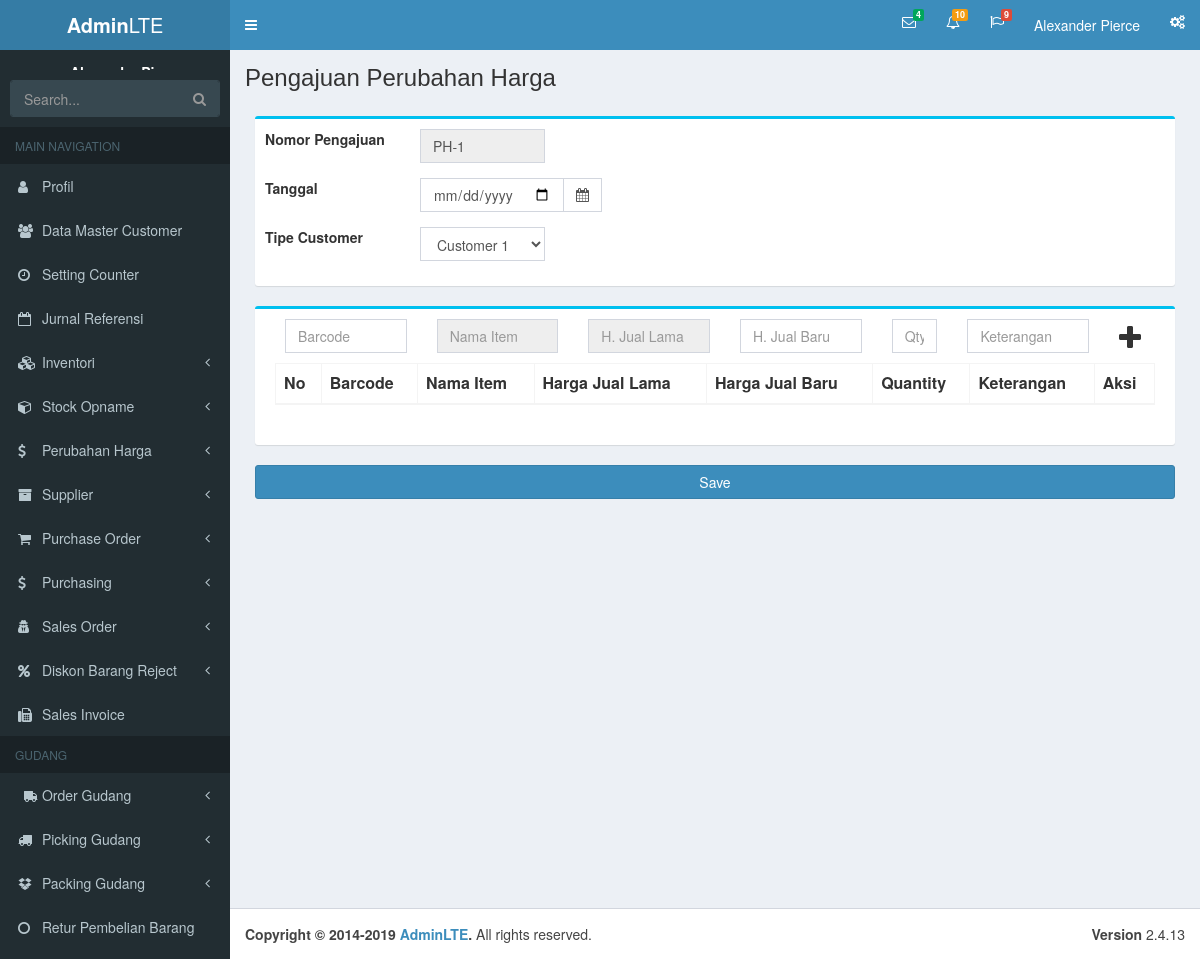
Before: /pengajuan_perubahan_harga/index.php with the older database file.
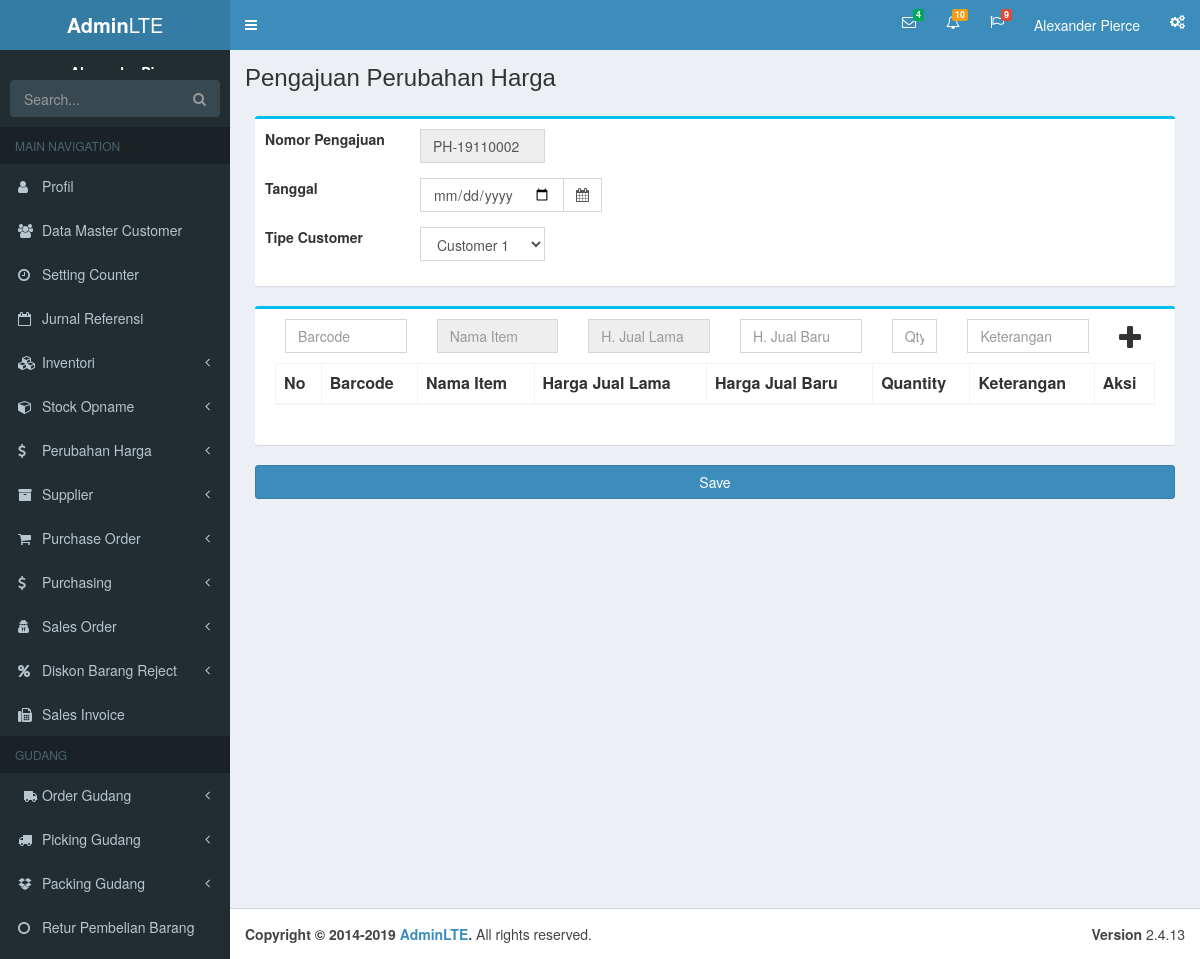
After: the same page with the newer database file.
### tables this page shows
CREATE TABLE `counter` (
  `tabel` varchar(255) NOT NULL,
  `nama` varchar(255) NOT NULL,
  `header` varchar(255) NOT NULL,
  `digit` varchar(8) NOT NULL,
  `created_at` timestamp NOT NULL DEFAULT current_timestamp(),
  `updated_at` timestamp NULL DEFAULT NULL ON UPDATE current_timestamp()
);

### env.php (called while the page is built, shortened)
<?php
$host = "localhost";
$user = "root";
$password = "";
$dbname = "brasco_pusat";
$conn = mysqli_connect($host, $user, $password, $dbname);
function query($query)
{
  global $conn;
  $result = mysqli_query($conn, $query);
  $rows = [];
  while ($row = mysqli_fetch_assoc($result)) {
    $rows[] = $row;
  }
  return $rows;
}

### pengajuan_perubahan_harga/index.php (the view, shortened to what this page needs)
<?php
include '../env.php';
$query = query("SELECT * FROM counter WHERE tabel = 'pengajuan_perubahan_harga'")[0];
$c = intval($query['digit']) + 1;
$id = $query['header'] . "-" . $c;
?>
<?php include('../templates/header.php') ?>
<div class="content-wrapper">
  <section class="content-header">
    <h1>
      Pengajuan Perubahan Harga
    </h1>
  </section>
  <section class="content">
    <div class="box-body">
      <div class="col">
        <div class="box box-info">
          <form class="form-horizontal">
            <div class="box-body">
              <div class="form-group">
                <label class="col-sm-2 control-label-inline" for="nomorpengajuan">Nomor Pengajuan</label>
                <div class="col-sm-2">
                  <input type="text" class="form-control" name="nomor_pengajuan" value="<?= $id ?>" disabled id="nomorpengajuan" placeholder="Nomor Pengajuan..">
                </div>
              </div>
              <div class="form-group">
                <label class="col-sm-2 control-label-inline" for="formtanggal">Tanggal</label>
                <div class="col-sm-2">
                  <div class="input-group">
                    <input type="date" required id="formtanggal" name="tanggal" class="form-control">
                    <div class="input-group-addon">
                      <i class="fa fa-calendar"></i>
                    </div>
                  </div>
                </div>
              </div>
              <div class="form-group">
                <label for="tipecustomer" class="col-sm-2">Tipe Customer</label>
                <div class="col-sm-2">
                  <select class="form-control" id="tipecustomer_pph" name="tipe_customer">
                    <option value="1">Customer 1</option>
                  </select>
                </div>
              </div>
            </div>
        </div>
        <div class="box box-info">
          <div class="box-body">
            <div class="row" style="margin-left: 5px">
              <div class="col-sm-2">
                <input type="text" class="form-control" placeholder="Barcode" id="barcode_pph">
              </div>
              <div class="col-sm-2">
                <input type="text" class="form-control" disabled placeholder="Nama Item" id="item_pph">
              </div>
              <div class="col-sm-2">
                <input type="text" class="form-control" disabled placeholder="H. Jual Lama" id="jual_pph">
              </div>
              <div class="col-sm-2">
                <input type="text" class="form-control" placeholder="H. Jual Baru" id='harga_baru'>
              </div>
              <div class="col-sm-1">
                <input type="text" class="form-control" placeholder="Qty" id="qty">
              </div>
              <div class="col-sm-2 col-xs-10 ">
                <input type="text" class="form-control" placeholder="Keterangan" id="keterangan">
              </div>
              <div class="col-sm-1 col-xs-2" style="margin-top: 5px;">
                <i class="fa fa-plus fa-2x" id="insert_pph" style="cursor:pointer"></i>
              </div>
            </div>
            <div class="box-body">
              <div class="table-responsive">
                <table class="table table-bordered table-striped">
                  <thead align="center">
                    <tr>
                      <th>No</th>
                      <th>Barcode</th>
                      <th>Nama Item</th>
                      <th>Harga Jual Lama</th>
                      <th>Harga Jual Baru</th>
                      <th>Quantity</th>
                      <th>Keterangan</th>
                      <th>Aksi</th>
                    </tr>
                  </thead>
                </table>
              </div>
            </div>
          </div>
        </div>
        <button type="button" class="btn btn-primary pull-right btn-block" id="simpan_pph" name="simpan">Save</button>
      </div>
    </div>
</div>
<?php include('../templates/footer.php') ?>

Changed rows visible on the page:
changed counter: nomor_pengajuan "PH-1" → "PH-19110002"
